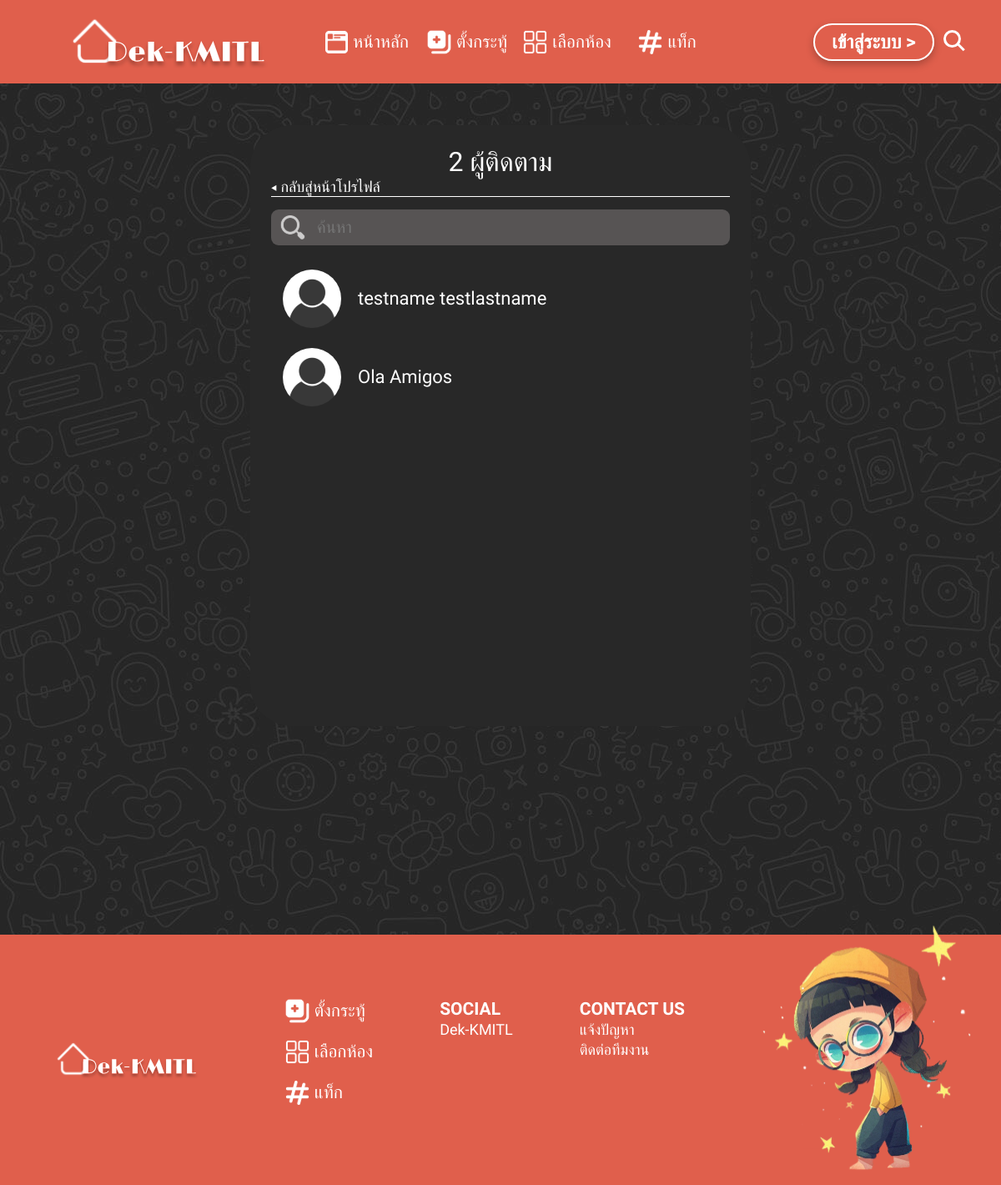
Page /account/4/follower on the committed database.
### account/models.py (models this page shows, shortened)
class Account(AbstractBaseUser):
    email = models.EmailField(
        verbose_name="email address",
        max_length=255,
        unique=True,
    )
    first_name = models.CharField(max_length=50, default="")
    last_name = models.CharField(max_length=50, default="")
    date_registered = models.DateTimeField(auto_now_add=True)
    last_login = models.DateTimeField(verbose_name="last login", auto_now=True)
    bio = models.TextField(blank=True, max_length=160)
    profile_image = models.ImageField(max_length=255, upload_to=get_profile_image_filepath,   default=get_default_profile_image)
    cover_image = models.ImageField(max_length=255, upload_to=get_cover_image_filepath,   default=get_default_cover_image)
    hide_email = models.BooleanField(default=True)
    is_active = models.BooleanField(default=True)
    is_admin = models.BooleanField(default=False)
    objects = AccountManager()
    USERNAME_FIELD = "email"
    REQUIRED_FIELDS = ["first_name", "last_name"]
    def get_absolute_url(self):
        return reverse("profile_account_view", kwargs={"user_id": self.id})
    def get_profile_image_url(self):
        return self.profile_image.url
    def followers(self):
        table = AccountFollowing.objects.filter(sp=self)
        user_ids = table.values_list('fp',flat=True)
        followers_ = Account.objects.filter(pk__in=user_ids)
        return followers_
    def total_followers(self):
        return self.followers().count()

### account/views.py (the view)
# urls.py: path('<int:user_id>/follower',views.follower_list_view,name='follower_list_view'),
def follower_list_view(request,user_id):
    instance = get_object_or_404(Account,pk=user_id)
    context = {
        'instance':instance
    }
    return render(request,'account/follower_list.html',context)

### templates/account/follower_list.html (shortened to what this page needs)
{% extends 'components/base.html'%} {% load static %} {% block content %} {%load account_tags %}
<link rel="stylesheet" href="{%static '/css/home.css'%}">
<link rel="stylesheet" href="{%static '/css/profile.css'%}">
<link rel="stylesheet" href="{%static '/css/follow_list.css'%}">
<div class="container">
    <div class="follow-count">{{instance.total_followers}}&nbsp;ผู้ติดตาม</div>
    <a href="{{instance.get_absolute_url}}">
        <div class="back-to-profile">◂ กลับสู่หน้าโปรไฟล์ </div>
    </a>
    <div class="follow-search vhcenter">
        <img src="/statics/images/search.svg" style="width:30px;margin-left:6px">
        <input type="text" id="follower_search" onkeyup="search('user_not_found','follower_search','follower_table',1)" placeholder="ค้นหา" class="user-search">
    </div>
    <div class="user-info">
        <table id="follower_table" class="follower-table">
            {% for user in instance.followers %}
            <tr class="follower_tr">
                <td class="user-pic">
                    <a href="{{user.get_absolute_url}}">
                        <div class="user-profile-pic" style="background-image: url({{user.get_profile_image_url}})"></div>
                    </a>
                </td>
                <td class="user-name vhcenter">
                    <a href="{{user.get_absolute_url}}">{{user.first_name}} {{user.last_name}}</a>
                </td>
            </tr>
            {% endfor %}
        </table>
    </div>
</div>
{% endblock %}

### statics/css/base.css (style rules this page uses)
* { margin: 0; padding: 0; box-sizing: border-box; font-family: 'IBM Plex Sans Thai', sans-serif; font-size: 21px; color: #fff; list-style: none; text-decoration: none; }
body { width: 100%; min-height: 100%; margin: 0; background-color: #E05F4C; }
.vhcenter { display: flex; align-items: center; justify-content: center; }

### statics/css/home.css (style rules this page uses)
.user-profile-pic { height: 70px; width: 70px; border-radius: 50%; background-repeat: no-repeat; background-size: cover; background-position: 50% 50%; }

### statics/css/follow_list.css (style rules this page uses)
.container { max-width: 600px; min-height: 720px; margin: auto; background: #282828; border-radius: 50px; padding: 25px; }
.follow-count { width: 100%; text-align: center; font-size: 32px; font-weight: 500; }
.back-to-profile { font-size: 18px; border-bottom: 1px solid #fff; }
.follow-search { margin: 15px 0; width: 100%; background-color: #E4D8D840; border-radius: 9px; padding: 5px; }
.user-search { background: transparent; outline: none; border: 0; padding: 1px 10px 1px 4px; margin: 0 10px; width: 100%; max-height: 35px; font-size: 20px; }
.user-info { overflow: auto; max-height: 500px; }
.follower-table { width: 100%; }
.follower-table tr { display: flex; justify-content: flex-start; padding: 12px; border-radius: 10px; transition: all .15s ease; }
.user-name { margin-left: 20px; white-space: nowrap; text-overflow: ellipsis; overflow: hidden; }
.user-name a { font-size: 22px; font-weight: 500; }

### rows in the picture
Account: total_followers "2"
Account: get_profile_image_url (placeholder picture), first_name "testname", last_name "testlastname"
Account: get_profile_image_url (placeholder picture), first_name "Ola", last_name "Amigos"
